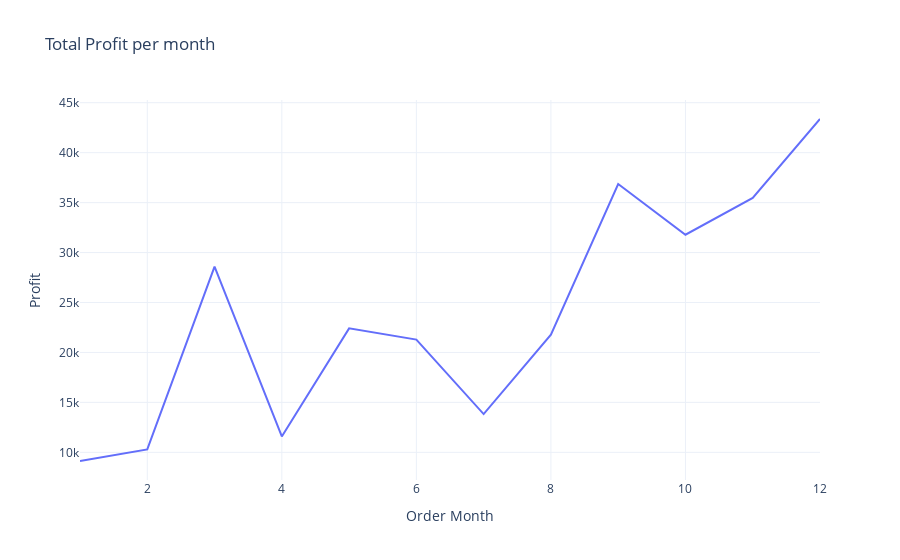

This figure's notebook cell:
### Code cell
px.line(
    Total_profit_per_month,
    x='Order Month',
    y='Profit', 
    title='Total Profit per month'
)

### Figure 1 — Plotly figure (JSON) as saved in the notebook; plotly's stock layout.template omitted (floating-point values rounded to 4 significant figures)
{"data": [{"hovertemplate": "Order Month=%{x}<br>Profit=%{y}<extra></extra>", "legendgroup": "", "line": {"color": "#636efa", "dash": "solid"}, "marker": {"symbol": "circle"}, "mode": "lines", "name": "", "orientation": "v", "showlegend": false, "type": "scatter", "x": [1, 2, 3, 4, 5, 6, 7, 8, 9, 10, 11, 12], "xaxis": "x", "y": [9134.0, 10290.0, 28590.0, 11590.0, 22410.0, 21290.0, 13830.0, 21780.0, 36860.0, 31780.0, 35470.0, 43370.0], "yaxis": "y"}], "layout": {"autosize": true, "legend": {"tracegroupgap": 0}, "title": {"text": "Total Profit per month"}, "xaxis": {"anchor": "y", "autorange": true, "domain": [0, 1], "range": [1, 12], "title": {"text": "Order Month"}, "type": "linear"}, "yaxis": {"anchor": "x", "autorange": true, "domain": [0, 1], "range": [7233.0, 45270.0], "title": {"text": "Profit"}, "type": "linear"}}}
